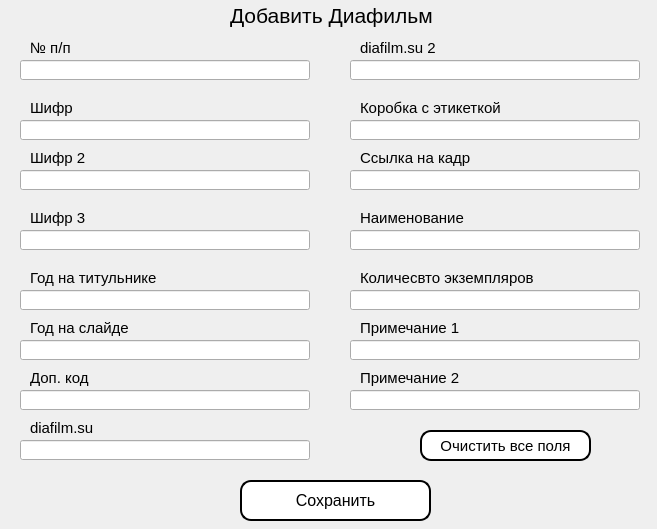
<?xml version="1.0" encoding="UTF-8"?>
<ui version="4.0">
 <class>Dialog</class>
 <widget class="QDialog" name="Dialog">
  <property name="geometry">
   <rect>
    <x>0</x>
    <y>0</y>
    <width>657</width>
    <height>529</height>
   </rect>
  </property>
  <property name="windowTitle">
   <string>Добавить Диафильм</string>
  </property>
  <widget class="QLineEdit" name="lineEdit_1">
   <property name="geometry">
    <rect>
     <x>20</x>
     <y>60</y>
     <width>290</width>
     <height>20</height>
    </rect>
   </property>
   <property name="text">
    <string/>
   </property>
  </widget>
  <widget class="QLabel" name="label">
   <property name="geometry">
    <rect>
     <x>230</x>
     <y>0</y>
     <width>231</width>
     <height>31</height>
    </rect>
   </property>
   <property name="font">
    <font>
     <pointsize>16</pointsize>
    </font>
   </property>
   <property name="text">
    <string>Добавить Диафильм</string>
   </property>
  </widget>
  <widget class="QLabel" name="label_4">
   <property name="geometry">
    <rect>
     <x>30</x>
     <y>100</y>
     <width>111</width>
     <height>16</height>
    </rect>
   </property>
   <property name="font">
    <font>
     <pointsize>11</pointsize>
    </font>
   </property>
   <property name="text">
    <string>Шифр</string>
   </property>
  </widget>
  <widget class="QLineEdit" name="lineEdit_2">
   <property name="geometry">
    <rect>
     <x>20</x>
     <y>120</y>
     <width>290</width>
     <height>20</height>
    </rect>
   </property>
   <property name="text">
    <string/>
   </property>
  </widget>
  <widget class="QPushButton" name="pushButton1">
   <property name="geometry">
    <rect>
     <x>240</x>
     <y>480</y>
     <width>191</width>
     <height>41</height>
    </rect>
   </property>
   <property name="font">
    <font>
     <pointsize>12</pointsize>
     <weight>50</weight>
     <bold>false</bold>
    </font>
   </property>
   <property name="styleSheet">
    <string notr="true">QPushButton {
    background-color: white;
    border-radius: 11px;
    border: 2px solid black;
    padding: 5px 10px;
}

QPushButton:hover {
    background-color: rgba(255, 192, 203, 100); /* Прозрачно розовый */
}</string>
   </property>
   <property name="text">
    <string>Сохранить</string>
   </property>
  </widget>
  <widget class="QPushButton" name="pushButton1_3">
   <property name="geometry">
    <rect>
     <x>420</x>
     <y>430</y>
     <width>171</width>
     <height>31</height>
    </rect>
   </property>
   <property name="font">
    <font>
     <pointsize>11</pointsize>
     <weight>50</weight>
     <bold>false</bold>
    </font>
   </property>
   <property name="styleSheet">
    <string notr="true">QPushButton {
    background-color: white;
    border-radius: 11px;
    border: 2px solid black;
    padding: 5px 10px;
}

QPushButton:hover {
    background-color: rgba(255, 192, 203, 100); /* Прозрачно розовый */
}</string>
   </property>
   <property name="text">
    <string>Очистить все поля</string>
   </property>
  </widget>
  <widget class="QLabel" name="label_5">
   <property name="geometry">
    <rect>
     <x>30</x>
     <y>270</y>
     <width>191</width>
     <height>16</height>
    </rect>
   </property>
   <property name="font">
    <font>
     <pointsize>11</pointsize>
    </font>
   </property>
   <property name="text">
    <string>Год на титульнике</string>
   </property>
  </widget>
  <widget class="QLabel" name="label_6">
   <property name="geometry">
    <rect>
     <x>80</x>
     <y>390</y>
     <width>111</width>
     <height>16</height>
    </rect>
   </property>
   <property name="font">
    <font>
     <pointsize>11</pointsize>
    </font>
   </property>
   <property name="text">
    <string>Товары</string>
   </property>
  </widget>
  <widget class="QLabel" name="label_2">
   <property name="geometry">
    <rect>
     <x>30</x>
     <y>40</y>
     <width>111</width>
     <height>16</height>
    </rect>
   </property>
   <property name="font">
    <font>
     <pointsize>11</pointsize>
    </font>
   </property>
   <property name="text">
    <string>№ п/п</string>
   </property>
  </widget>
  <widget class="QLineEdit" name="lineEdit_3">
   <property name="geometry">
    <rect>
     <x>20</x>
     <y>170</y>
     <width>290</width>
     <height>20</height>
    </rect>
   </property>
   <property name="text">
    <string/>
   </property>
  </widget>
  <widget class="QLabel" name="label_7">
   <property name="geometry">
    <rect>
     <x>30</x>
     <y>320</y>
     <width>111</width>
     <height>16</height>
    </rect>
   </property>
   <property name="font">
    <font>
     <pointsize>11</pointsize>
    </font>
   </property>
   <property name="text">
    <string>Год на слайде</string>
   </property>
  </widget>
  <widget class="QLabel" name="label_3">
   <property name="geometry">
    <rect>
     <x>90</x>
     <y>30</y>
     <width>47</width>
     <height>13</height>
    </rect>
   </property>
   <property name="text">
    <string/>
   </property>
  </widget>
  <widget class="QLabel" name="fon">
   <property name="geometry">
    <rect>
     <x>-20</x>
     <y>-10</y>
     <width>691</width>
     <height>541</height>
    </rect>
   </property>
   <property name="text">
    <string/>
   </property>
   <property name="pixmap">
    <pixmap>Frame 6 (3).png</pixmap>
   </property>
  </widget>
  <widget class="QLineEdit" name="lineEdit_5">
   <property name="geometry">
    <rect>
     <x>20</x>
     <y>290</y>
     <width>290</width>
     <height>20</height>
    </rect>
   </property>
   <property name="text">
    <string/>
   </property>
  </widget>
  <widget class="QLineEdit" name="lineEdit_6">
   <property name="geometry">
    <rect>
     <x>20</x>
     <y>340</y>
     <width>290</width>
     <height>20</height>
    </rect>
   </property>
   <property name="text">
    <string/>
   </property>
  </widget>
  <widget class="QLineEdit" name="lineEdit_4">
   <property name="geometry">
    <rect>
     <x>20</x>
     <y>230</y>
     <width>290</width>
     <height>20</height>
    </rect>
   </property>
   <property name="text">
    <string/>
   </property>
  </widget>
  <widget class="QLineEdit" name="lineEdit_7">
   <property name="geometry">
    <rect>
     <x>20</x>
     <y>390</y>
     <width>290</width>
     <height>20</height>
    </rect>
   </property>
   <property name="text">
    <string/>
   </property>
  </widget>
  <widget class="QLineEdit" name="lineEdit_8">
   <property name="geometry">
    <rect>
     <x>20</x>
     <y>440</y>
     <width>290</width>
     <height>20</height>
    </rect>
   </property>
   <property name="text">
    <string/>
   </property>
  </widget>
  <widget class="QLineEdit" name="lineEdit_10">
   <property name="geometry">
    <rect>
     <x>350</x>
     <y>120</y>
     <width>290</width>
     <height>20</height>
    </rect>
   </property>
   <property name="text">
    <string/>
   </property>
  </widget>
  <widget class="QLineEdit" name="lineEdit_13">
   <property name="geometry">
    <rect>
     <x>350</x>
     <y>290</y>
     <width>290</width>
     <height>20</height>
    </rect>
   </property>
   <property name="text">
    <string/>
   </property>
  </widget>
  <widget class="QLineEdit" name="lineEdit_12">
   <property name="geometry">
    <rect>
     <x>350</x>
     <y>230</y>
     <width>290</width>
     <height>20</height>
    </rect>
   </property>
   <property name="text">
    <string/>
   </property>
  </widget>
  <widget class="QLineEdit" name="lineEdit_15">
   <property name="geometry">
    <rect>
     <x>350</x>
     <y>390</y>
     <width>290</width>
     <height>20</height>
    </rect>
   </property>
   <property name="text">
    <string/>
   </property>
  </widget>
  <widget class="QLineEdit" name="lineEdit_11">
   <property name="geometry">
    <rect>
     <x>350</x>
     <y>170</y>
     <width>290</width>
     <height>20</height>
    </rect>
   </property>
   <property name="text">
    <string/>
   </property>
  </widget>
  <widget class="QLineEdit" name="lineEdit_14">
   <property name="geometry">
    <rect>
     <x>350</x>
     <y>340</y>
     <width>290</width>
     <height>20</height>
    </rect>
   </property>
   <property name="text">
    <string/>
   </property>
  </widget>
  <widget class="QLineEdit" name="lineEdit_9">
   <property name="geometry">
    <rect>
     <x>350</x>
     <y>60</y>
     <width>290</width>
     <height>20</height>
    </rect>
   </property>
   <property name="text">
    <string/>
   </property>
  </widget>
  <widget class="QLabel" name="label_8">
   <property name="geometry">
    <rect>
     <x>30</x>
     <y>150</y>
     <width>111</width>
     <height>16</height>
    </rect>
   </property>
   <property name="font">
    <font>
     <pointsize>11</pointsize>
    </font>
   </property>
   <property name="text">
    <string>Шифр 2</string>
   </property>
  </widget>
  <widget class="QLabel" name="label_9">
   <property name="geometry">
    <rect>
     <x>30</x>
     <y>210</y>
     <width>111</width>
     <height>16</height>
    </rect>
   </property>
   <property name="font">
    <font>
     <pointsize>11</pointsize>
    </font>
   </property>
   <property name="text">
    <string>Шифр 3</string>
   </property>
  </widget>
  <widget class="QLabel" name="label_10">
   <property name="geometry">
    <rect>
     <x>30</x>
     <y>370</y>
     <width>111</width>
     <height>16</height>
    </rect>
   </property>
   <property name="font">
    <font>
     <pointsize>11</pointsize>
    </font>
   </property>
   <property name="text">
    <string>Доп. код</string>
   </property>
  </widget>
  <widget class="QLabel" name="label_11">
   <property name="geometry">
    <rect>
     <x>30</x>
     <y>420</y>
     <width>111</width>
     <height>16</height>
    </rect>
   </property>
   <property name="font">
    <font>
     <pointsize>11</pointsize>
    </font>
   </property>
   <property name="text">
    <string>diafilm.su</string>
   </property>
  </widget>
  <widget class="QLabel" name="label_12">
   <property name="geometry">
    <rect>
     <x>360</x>
     <y>40</y>
     <width>111</width>
     <height>16</height>
    </rect>
   </property>
   <property name="font">
    <font>
     <pointsize>11</pointsize>
    </font>
   </property>
   <property name="text">
    <string>diafilm.su 2</string>
   </property>
  </widget>
  <widget class="QLabel" name="label_13">
   <property name="geometry">
    <rect>
     <x>360</x>
     <y>100</y>
     <width>151</width>
     <height>16</height>
    </rect>
   </property>
   <property name="font">
    <font>
     <pointsize>11</pointsize>
    </font>
   </property>
   <property name="text">
    <string>Коробка с этикеткой</string>
   </property>
  </widget>
  <widget class="QLabel" name="label_14">
   <property name="geometry">
    <rect>
     <x>360</x>
     <y>150</y>
     <width>111</width>
     <height>16</height>
    </rect>
   </property>
   <property name="font">
    <font>
     <pointsize>11</pointsize>
    </font>
   </property>
   <property name="text">
    <string>Ссылка на кадр</string>
   </property>
  </widget>
  <widget class="QLabel" name="label_15">
   <property name="geometry">
    <rect>
     <x>360</x>
     <y>210</y>
     <width>111</width>
     <height>16</height>
    </rect>
   </property>
   <property name="font">
    <font>
     <pointsize>11</pointsize>
    </font>
   </property>
   <property name="text">
    <string>Наименование</string>
   </property>
  </widget>
  <widget class="QLabel" name="label_16">
   <property name="geometry">
    <rect>
     <x>360</x>
     <y>270</y>
     <width>201</width>
     <height>16</height>
    </rect>
   </property>
   <property name="font">
    <font>
     <pointsize>11</pointsize>
    </font>
   </property>
   <property name="text">
    <string>Количесвто экземпляров</string>
   </property>
  </widget>
  <widget class="QLabel" name="label_17">
   <property name="geometry">
    <rect>
     <x>360</x>
     <y>320</y>
     <width>201</width>
     <height>16</height>
    </rect>
   </property>
   <property name="font">
    <font>
     <pointsize>11</pointsize>
    </font>
   </property>
   <property name="text">
    <string>Примечание 1</string>
   </property>
  </widget>
  <widget class="QLabel" name="label_18">
   <property name="geometry">
    <rect>
     <x>360</x>
     <y>370</y>
     <width>201</width>
     <height>16</height>
    </rect>
   </property>
   <property name="font">
    <font>
     <pointsize>11</pointsize>
    </font>
   </property>
   <property name="text">
    <string>Примечание 2</string>
   </property>
  </widget>
  <zorder>fon</zorder>
  <zorder>lineEdit_1</zorder>
  <zorder>label</zorder>
  <zorder>label_4</zorder>
  <zorder>lineEdit_2</zorder>
  <zorder>pushButton1</zorder>
  <zorder>pushButton1_3</zorder>
  <zorder>label_5</zorder>
  <zorder>label_6</zorder>
  <zorder>label_2</zorder>
  <zorder>lineEdit_3</zorder>
  <zorder>label_7</zorder>
  <zorder>label_3</zorder>
  <zorder>lineEdit_5</zorder>
  <zorder>lineEdit_6</zorder>
  <zorder>lineEdit_4</zorder>
  <zorder>lineEdit_7</zorder>
  <zorder>lineEdit_8</zorder>
  <zorder>lineEdit_10</zorder>
  <zorder>lineEdit_13</zorder>
  <zorder>lineEdit_12</zorder>
  <zorder>lineEdit_15</zorder>
  <zorder>lineEdit_11</zorder>
  <zorder>lineEdit_14</zorder>
  <zorder>lineEdit_9</zorder>
  <zorder>label_8</zorder>
  <zorder>label_9</zorder>
  <zorder>label_10</zorder>
  <zorder>label_11</zorder>
  <zorder>label_12</zorder>
  <zorder>label_13</zorder>
  <zorder>label_14</zorder>
  <zorder>label_15</zorder>
  <zorder>label_16</zorder>
  <zorder>label_17</zorder>
  <zorder>label_18</zorder>
 </widget>
 <resources/>
 <connections/>
</ui>
